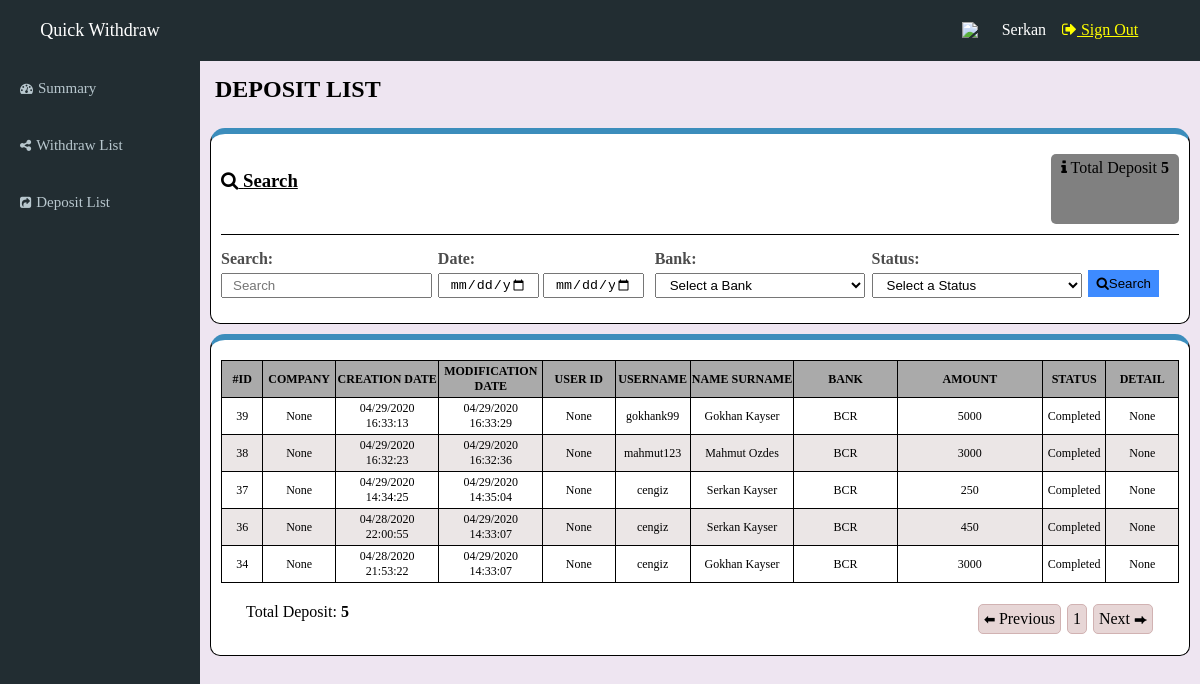
The app's page /dp_list/ (signed in) with its own data.
### first_app/models.py (models this page shows, shortened)
class Deposit_Form(models.Model):
    id = models.AutoField(unique=True, primary_key=True)
    name = models.CharField(max_length=264)
    username = models.CharField(max_length=264)
    all_bank_name = (
        ('Banca Transilvania', 'Banca Transilvania'),
        ('Bancpost', 'Bancpost'),
        ('BCR', 'BCR'),
        ('BRD', 'BRD'),
        ('CEC Bank', 'CEC Bank'),
        ('Credit Europe Bank', 'Credit Europe Bank'),
        ('First Bank', 'First Bank'),
        ('Garanti', 'Garanti'),
        ('ING', 'ING'),
        ('UniCredit Bank', 'UniCredit Bank'),
        ('Raiffeisen Bank', 'Raiffeisen Bank'),
    )
    bank_name = models.CharField(max_length=50, default='' ,choices=all_bank_name)
    amount = models.IntegerField(default=0)
    all_status = (
        ('Pending', 'Pending'),
        ('In Progress', 'In Progress'),
        ('Completed', 'Completed'),
        ('Rejected', 'Rejected'),
    )
    status = models.CharField(max_length=15, default='In Progress', choices=all_status)
    created_date = models.DateTimeField(default=now, editable=False)
    modified_date = models.DateTimeField(auto_now=True)

### first_app/views.py (the view)
# urls.py: path('dp_list/', views.dp_list_pg, name='dp_list'),
@login_required
def dp_list_pg(request):
    deposit_list = Deposit_Form.objects.order_by('-id')
    counter = 0
    for dep in deposit_list:
        counter += 1
    my_context = {
        'Deposit_Form': deposit_list,
        'Sum': counter,
    }
    return render(request, 'first_app/dp_list_pg.html', context=my_context)

### templates/first_app/dp_list_pg.html (shortened to what this page needs)
{% extends 'first_app/base.html' %}
{% block content %}
<section class="content">
    <h2>DEPOSIT LIST</h2>
    <div class="divSearch">
        <div class="divSearch1-1">
            <h3><i class="fa fa-search"></i> Search</h3>
            <p><i class="fa fa-info"></i> Total Deposit
              <span class="total">
                {{ Sum }}
              </span></p>
        </div>
        <form class="divSearch1-2" action="{% url 'search_dp' %}" method="get">
            <div class="search1">
                <label for="">Search:</label>
                <input type="text" placeholder="Search" name="s1">
            </div>
            <div class="search2">
                <label for="">Date:</label>
                    <div class="searchDate">
                    <input type="date" value="" name="" id="">
                    <input type="date" name="" id="">
                </div>
            </div>
            <div class="search3">
                <label for="">Bank:</label>
                <select name="s3" id="">
                    <option value="">Select a Bank</option>
                </select>
            </div>
            <div class="search4">
                <label for="">Status:</label>
                <select name="s4" id="">
                    <option value="">Select a Status</option>
                </select>
            </div>
            <div class="search5">
                <button class="searchButton"><i class="fa fa-search"></i>Search</button>
            </div>
        </form>
    </div>
    <div class="withdrawList">
        {% if Deposit_Form %}
          <table>
              <tr>
                  <th>#ID</th>
                  <th>COMPANY</th>
                  <th>CREATION DATE</th>
                  <th>MODIFICATION DATE</th>
                  <th>USER ID</th>
                  <th>USERNAME</th>
                  <th>NAME SURNAME</th>
                  <th>BANK</th>
                  <th>AMOUNT</th>
                  <th>STATUS</th>
                  <th>DETAIL</th>
              </tr>
              <tr>
                {% for dep in Deposit_Form %}
                <td>{{ dep.id }} </td>
                <td>{{ None }} </td>
                <td>{{ dep.created_date|date:"SHORT_DATE_FORMAT" }} {{ dep.created_date|time:"H:i:s" }} </td>
                <td>{{ dep.modified_date|date:"SHORT_DATE_FORMAT" }} {{ dep.modified_date|time:"H:i:s" }} </td>
                <td>{{ None }} </td>
                <td>{{ dep.username }} </td>
                <td>{{ dep.name }}</td>
                <td>{{ dep.bank_name }}</td>
                <td>{{ dep.amount }}</td>
                <td>{{ dep.status }}</td>
                <td>{{ None }} </td>
              </tr>
                {% endfor %}
          </table>
        {% else %}
            <p>You dont have any data</p>
        {% endif %}
        <div class="withdrawEnd">
            <p>Total Deposit:<span class="total"> {{ Sum }} </span></p>
            <div class="pageNumbers">
                <ul>
                    <li><span class="arrow">⬅</span> Previous</li>
                    <li>1</li>
                    <li>Next <span class="arrow">⮕</span></li>
                </ul>
            </div>
        </div>
    </div>
</section>
{% endblock %}

### templates/first_app/base.html (shortened to what this page needs)
{% load staticfiles %}
<!DOCTYPE html>
<html lang="en" dir="ltr">
  <head>
    <link rel="stylesheet" type="text/css" href="{% static 'css/index.css' %}">
    <link rel="stylesheet" href="https://cdnjs.cloudflare.com/ajax/libs/font-awesome/4.7.0/css/font-awesome.min.css">
</head>
  <body>
    <header>
        <nav class="navBarTop">
            <div><a href="{% url 'summary_pg' %}">Quick Withdraw</a></div>
            {% if user.is_authenticated %}
            <div>
              <img src="{% static 'images/profilPhoto.png' %}">
              <p>{{ user.username }}&emsp;</p>
            <div>
              <a href="{% url 'logout' %}" style="color:yellow;"><i class="fa fa-sign-out"></i> Sign Out</a>
            </div>
            </div>
            {% endif %}
        </nav>
        <nav class="navBarLeft">
            <ul>
                <li><a href="{% url 'summary_pg' %}"><i class="fa fa-dashboard"></i> Summary</a></li>
                <li><a href="{% url 'wd_list' %}"><i class="fa fa-share-alt"></i> Withdraw List</a></li>
                <li><a href="{% url 'dp_list' %}"><i class="fa fa-share-square"></i> Deposit List</a></li>
            </ul>
        </nav>
    </header>
    <section>
      {% block content %}
      {% endblock %}
    </section>
  </body>
</html>

### records on screen
Deposit_Form: id "39", None "None", created_date "04/29/2020", created_date "16:33:13", modified_date "04/29/2020", modified_date "16:33:29", username "gokhank99", name "Gokhan Kayser", bank_name "BCR", amount "5000", status "Completed"
Deposit_Form: id "38", None "None", created_date "04/29/2020", created_date "16:32:23", modified_date "04/29/2020", modified_date "16:32:36", username "mahmut123", name "Mahmut Ozdes", bank_name "BCR", amount "3000", status "Completed"
Deposit_Form: id "37", None "None", created_date "04/29/2020", created_date "14:34:25", modified_date "04/29/2020", modified_date "14:35:04", username "cengiz", name "Serkan Kayser", bank_name "BCR", amount "250", status "Completed"
Deposit_Form: id "36", None "None", created_date "04/28/2020", created_date "22:00:55", modified_date "04/29/2020", modified_date "14:33:07", username "cengiz", name "Serkan Kayser", bank_name "BCR", amount "450", status "Completed"
Deposit_Form: id "34", None "None", created_date "04/28/2020", created_date "21:53:22", modified_date "04/29/2020", modified_date "14:33:07", username "cengiz", name "Gokhan Kayser", bank_name "BCR", amount "3000", status "Completed"

### other values on screen
{{ user.username }} "Serkan"
{{ Sum }} "5"
